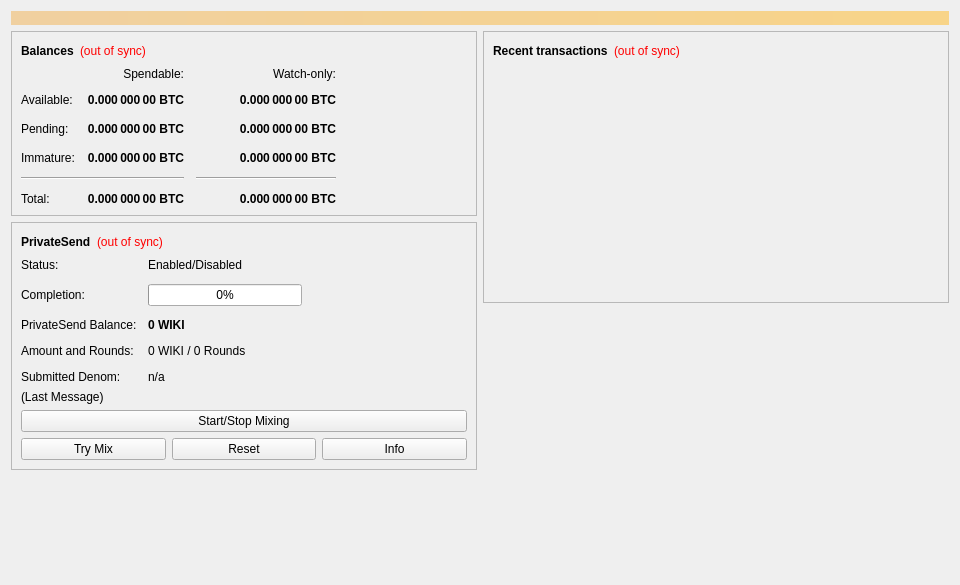
<?xml version="1.0" encoding="UTF-8"?>
<ui version="4.0">
 <class>OverviewPage</class>
 <widget class="QWidget" name="OverviewPage">
  <property name="geometry">
   <rect>
    <x>0</x>
    <y>0</y>
    <width>960</width>
    <height>585</height>
   </rect>
  </property>
  <property name="minimumSize">
   <size>
    <width>960</width>
    <height>0</height>
   </size>
  </property>
  <property name="windowTitle">
   <string>Form</string>
  </property>
  <layout class="QVBoxLayout" name="topLayout">
   <item>
    <widget class="QLabel" name="labelAlerts">
     <property name="visible">
      <bool>false</bool>
     </property>
     <property name="styleSheet">
      <string notr="true">background-color: qlineargradient(x1: 0, y1: 0, x2: 1, y2: 0, stop:0 #F0D0A0, stop:1 #F8D488); color:#000000;</string>
     </property>
     <property name="wordWrap">
      <bool>true</bool>
     </property>
     <property name="margin">
      <number>3</number>
     </property>
    </widget>
   </item>
   <item>
    <layout class="QHBoxLayout" name="horizontalLayout" stretch="1,1">
     <item>
      <layout class="QVBoxLayout" name="verticalLayout_2">
       <item>
        <widget class="QFrame" name="frame">
         <property name="frameShape">
          <enum>QFrame::StyledPanel</enum>
         </property>
         <property name="frameShadow">
          <enum>QFrame::Raised</enum>
         </property>
         <layout class="QVBoxLayout" name="verticalLayout_4">
          <item>
           <layout class="QHBoxLayout" name="horizontalLayout_4">
            <item>
             <widget class="QLabel" name="label_5">
              <property name="font">
               <font>
                <weight>75</weight>
                <bold>true</bold>
               </font>
              </property>
              <property name="text">
               <string>Balances</string>
              </property>
             </widget>
            </item>
            <item>
             <widget class="QLabel" name="labelWalletStatus">
              <property name="toolTip">
               <string>The displayed information may be out of date. Your wallet automatically synchronizes with the Wiki network after a connection is established, but this process has not completed yet.</string>
              </property>
              <property name="styleSheet">
               <string notr="true">QLabel { color: red; }</string>
              </property>
              <property name="text">
               <string notr="true">(out of sync)</string>
              </property>
              <property name="alignment">
               <set>Qt::AlignLeading|Qt::AlignLeft|Qt::AlignVCenter</set>
              </property>
             </widget>
            </item>
            <item>
             <spacer name="horizontalSpacer_3">
              <property name="orientation">
               <enum>Qt::Horizontal</enum>
              </property>
              <property name="sizeHint" stdset="0">
               <size>
                <width>40</width>
                <height>20</height>
               </size>
              </property>
             </spacer>
            </item>
           </layout>
          </item>
          <item>
           <layout class="QGridLayout" name="gridLayout">
            <property name="spacing">
             <number>12</number>
            </property>
            <item row="2" column="2">
             <widget class="QLabel" name="labelWatchPending">
              <property name="font">
               <font>
                <weight>75</weight>
                <bold>true</bold>
               </font>
              </property>
              <property name="cursor">
               <cursorShape>IBeamCursor</cursorShape>
              </property>
              <property name="toolTip">
               <string>Unconfirmed transactions to watch-only addresses</string>
              </property>
              <property name="text">
               <string notr="true">0.000 000 00 BTC</string>
              </property>
              <property name="alignment">
               <set>Qt::AlignRight|Qt::AlignTrailing|Qt::AlignVCenter</set>
              </property>
              <property name="textInteractionFlags">
               <set>Qt::LinksAccessibleByMouse|Qt::TextSelectableByKeyboard|Qt::TextSelectableByMouse</set>
              </property>
             </widget>
            </item>
            <item row="2" column="1">
             <widget class="QLabel" name="labelUnconfirmed">
              <property name="font">
               <font>
                <weight>75</weight>
                <bold>true</bold>
               </font>
              </property>
              <property name="cursor">
               <cursorShape>IBeamCursor</cursorShape>
              </property>
              <property name="toolTip">
               <string>Total of transactions that have yet to be confirmed, and do not yet count toward the spendable balance</string>
              </property>
              <property name="text">
               <string notr="true">0.000 000 00 BTC</string>
              </property>
              <property name="alignment">
               <set>Qt::AlignRight|Qt::AlignTrailing|Qt::AlignVCenter</set>
              </property>
              <property name="textInteractionFlags">
               <set>Qt::LinksAccessibleByMouse|Qt::TextSelectableByKeyboard|Qt::TextSelectableByMouse</set>
              </property>
             </widget>
            </item>
            <item row="3" column="2">
             <widget class="QLabel" name="labelWatchImmature">
              <property name="font">
               <font>
                <weight>75</weight>
                <bold>true</bold>
               </font>
              </property>
              <property name="cursor">
               <cursorShape>IBeamCursor</cursorShape>
              </property>
              <property name="toolTip">
               <string>Mined balance in watch-only addresses that has not yet matured</string>
              </property>
              <property name="text">
               <string notr="true">0.000 000 00 BTC</string>
              </property>
              <property name="alignment">
               <set>Qt::AlignRight|Qt::AlignTrailing|Qt::AlignVCenter</set>
              </property>
              <property name="textInteractionFlags">
               <set>Qt::LinksAccessibleByMouse|Qt::TextSelectableByKeyboard|Qt::TextSelectableByMouse</set>
              </property>
             </widget>
            </item>
            <item row="4" column="0" colspan="2">
             <widget class="Line" name="lineSpendableBalance">
              <property name="orientation">
               <enum>Qt::Horizontal</enum>
              </property>
             </widget>
            </item>
            <item row="4" column="2">
             <widget class="Line" name="lineWatchBalance">
              <property name="sizePolicy">
               <sizepolicy hsizetype="Preferred" vsizetype="Fixed">
                <horstretch>0</horstretch>
                <verstretch>0</verstretch>
               </sizepolicy>
              </property>
              <property name="minimumSize">
               <size>
                <width>140</width>
                <height>0</height>
               </size>
              </property>
              <property name="orientation">
               <enum>Qt::Horizontal</enum>
              </property>
             </widget>
            </item>
            <item row="5" column="0">
             <widget class="QLabel" name="labelTotalText">
              <property name="text">
               <string>Total:</string>
              </property>
             </widget>
            </item>
            <item row="3" column="1">
             <widget class="QLabel" name="labelImmature">
              <property name="font">
               <font>
                <weight>75</weight>
                <bold>true</bold>
               </font>
              </property>
              <property name="cursor">
               <cursorShape>IBeamCursor</cursorShape>
              </property>
              <property name="toolTip">
               <string>Mined balance that has not yet matured</string>
              </property>
              <property name="text">
               <string notr="true">0.000 000 00 BTC</string>
              </property>
              <property name="alignment">
               <set>Qt::AlignRight|Qt::AlignTrailing|Qt::AlignVCenter</set>
              </property>
              <property name="textInteractionFlags">
               <set>Qt::LinksAccessibleByMouse|Qt::TextSelectableByKeyboard|Qt::TextSelectableByMouse</set>
              </property>
             </widget>
            </item>
            <item row="2" column="3">
             <spacer name="horizontalSpacer_2">
              <property name="orientation">
               <enum>Qt::Horizontal</enum>
              </property>
              <property name="sizeHint" stdset="0">
               <size>
                <width>40</width>
                <height>20</height>
               </size>
              </property>
             </spacer>
            </item>
            <item row="3" column="0">
             <widget class="QLabel" name="labelImmatureText">
              <property name="text">
               <string>Immature:</string>
              </property>
             </widget>
            </item>
            <item row="5" column="1">
             <widget class="QLabel" name="labelTotal">
              <property name="font">
               <font>
                <weight>75</weight>
                <bold>true</bold>
               </font>
              </property>
              <property name="cursor">
               <cursorShape>IBeamCursor</cursorShape>
              </property>
              <property name="toolTip">
               <string>Your current total balance</string>
              </property>
              <property name="text">
               <string notr="true">0.000 000 00 BTC</string>
              </property>
              <property name="alignment">
               <set>Qt::AlignRight|Qt::AlignTrailing|Qt::AlignVCenter</set>
              </property>
              <property name="textInteractionFlags">
               <set>Qt::LinksAccessibleByMouse|Qt::TextSelectableByKeyboard|Qt::TextSelectableByMouse</set>
              </property>
             </widget>
            </item>
            <item row="5" column="2">
             <widget class="QLabel" name="labelWatchTotal">
              <property name="font">
               <font>
                <weight>75</weight>
                <bold>true</bold>
               </font>
              </property>
              <property name="cursor">
               <cursorShape>IBeamCursor</cursorShape>
              </property>
              <property name="toolTip">
               <string>Current total balance in watch-only addresses</string>
              </property>
              <property name="text">
               <string notr="true">0.000 000 00 BTC</string>
              </property>
              <property name="alignment">
               <set>Qt::AlignRight|Qt::AlignTrailing|Qt::AlignVCenter</set>
              </property>
              <property name="textInteractionFlags">
               <set>Qt::LinksAccessibleByMouse|Qt::TextSelectableByKeyboard|Qt::TextSelectableByMouse</set>
              </property>
             </widget>
            </item>
            <item row="0" column="2">
             <widget class="QLabel" name="labelWatchonly">
              <property name="text">
               <string>Watch-only:</string>
              </property>
              <property name="alignment">
               <set>Qt::AlignRight|Qt::AlignTrailing|Qt::AlignVCenter</set>
              </property>
             </widget>
            </item>
            <item row="1" column="0">
             <widget class="QLabel" name="labelBalanceText">
              <property name="text">
               <string>Available:</string>
              </property>
             </widget>
            </item>
            <item row="1" column="1">
             <widget class="QLabel" name="labelBalance">
              <property name="font">
               <font>
                <weight>75</weight>
                <bold>true</bold>
               </font>
              </property>
              <property name="cursor">
               <cursorShape>IBeamCursor</cursorShape>
              </property>
              <property name="toolTip">
               <string>Your current spendable balance</string>
              </property>
              <property name="text">
               <string notr="true">0.000 000 00 BTC</string>
              </property>
              <property name="alignment">
               <set>Qt::AlignRight|Qt::AlignTrailing|Qt::AlignVCenter</set>
              </property>
              <property name="textInteractionFlags">
               <set>Qt::LinksAccessibleByMouse|Qt::TextSelectableByKeyboard|Qt::TextSelectableByMouse</set>
              </property>
             </widget>
            </item>
            <item row="1" column="2">
             <widget class="QLabel" name="labelWatchAvailable">
              <property name="font">
               <font>
                <weight>75</weight>
                <bold>true</bold>
               </font>
              </property>
              <property name="cursor">
               <cursorShape>IBeamCursor</cursorShape>
              </property>
              <property name="toolTip">
               <string>Your current balance in watch-only addresses</string>
              </property>
              <property name="text">
               <string notr="true">0.000 000 00 BTC</string>
              </property>
              <property name="alignment">
               <set>Qt::AlignRight|Qt::AlignTrailing|Qt::AlignVCenter</set>
              </property>
              <property name="textInteractionFlags">
               <set>Qt::LinksAccessibleByMouse|Qt::TextSelectableByKeyboard|Qt::TextSelectableByMouse</set>
              </property>
             </widget>
            </item>
            <item row="2" column="0">
             <widget class="QLabel" name="labelPendingText">
              <property name="text">
               <string>Pending:</string>
              </property>
             </widget>
            </item>
            <item row="0" column="1">
             <widget class="QLabel" name="labelSpendable">
              <property name="text">
               <string>Spendable:</string>
              </property>
              <property name="alignment">
               <set>Qt::AlignRight|Qt::AlignTrailing|Qt::AlignVCenter</set>
              </property>
             </widget>
            </item>
           </layout>
          </item>
         </layout>
        </widget>
       </item>
       <item>
        <widget class="QFrame" name="framePrivateSend">
         <property name="layoutDirection">
          <enum>Qt::LeftToRight</enum>
         </property>
         <property name="frameShape">
          <enum>QFrame::StyledPanel</enum>
         </property>
         <property name="frameShadow">
          <enum>QFrame::Raised</enum>
         </property>
         <layout class="QVBoxLayout" name="VerticalLayout_PS1">
          <item>
           <layout class="QHBoxLayout" name="horizontalLayout_5">
            <item>
             <widget class="QLabel" name="labelPrivateSendHeader">
              <property name="font">
               <font>
                <weight>75</weight>
                <bold>true</bold>
               </font>
              </property>
              <property name="text">
               <string>PrivateSend</string>
              </property>
             </widget>
            </item>
            <item>
             <widget class="QLabel" name="labelPrivateSendSyncStatus">
              <property name="toolTip">
               <string>The displayed information may be out of date. Your wallet automatically synchronizes with the Wiki network after a connection is established, but this process has not completed yet.</string>
              </property>
              <property name="styleSheet">
               <string notr="true">QLabel { color: red; }</string>
              </property>
              <property name="text">
               <string notr="true">(out of sync)</string>
              </property>
              <property name="alignment">
               <set>Qt::AlignLeading|Qt::AlignLeft|Qt::AlignVCenter</set>
              </property>
             </widget>
            </item>
            <item>
             <spacer name="horizontalSpacer_4">
              <property name="orientation">
               <enum>Qt::Horizontal</enum>
              </property>
              <property name="sizeHint" stdset="0">
               <size>
                <width>40</width>
                <height>20</height>
               </size>
              </property>
             </spacer>
            </item>
           </layout>
          </item>
          <item>
           <layout class="QFormLayout" name="privateSendFormLayout">
            <property name="fieldGrowthPolicy">
             <enum>QFormLayout::AllNonFixedFieldsGrow</enum>
            </property>
            <property name="horizontalSpacing">
             <number>11</number>
            </property>
            <property name="verticalSpacing">
             <number>12</number>
            </property>
            <item row="0" column="0">
             <widget class="QLabel" name="labelPrivateSendEnabledText">
              <property name="text">
               <string>Status:</string>
              </property>
             </widget>
            </item>
            <item row="0" column="1">
             <widget class="QLabel" name="labelPrivateSendEnabled">
              <property name="text">
               <string>Enabled/Disabled</string>
              </property>
             </widget>
            </item>
            <item row="1" column="0">
             <widget class="QLabel" name="labelCompletitionText">
              <property name="text">
               <string>Completion:</string>
              </property>
             </widget>
            </item>
            <item row="1" column="1">
             <widget class="QProgressBar" name="privateSendProgress">
              <property name="maximumSize">
               <size>
                <width>154</width>
                <height>16777215</height>
               </size>
              </property>
              <property name="value">
               <number>0</number>
              </property>
             </widget>
            </item>
            <item row="2" column="0">
             <widget class="QLabel" name="labelAnonymizedText">
              <property name="text">
               <string>PrivateSend Balance:</string>
              </property>
             </widget>
            </item>
            <item row="2" column="1">
             <widget class="QLabel" name="labelAnonymized">
              <property name="font">
               <font>
                <weight>75</weight>
                <bold>true</bold>
               </font>
              </property>
              <property name="text">
               <string notr="true">0 WIKI</string>
              </property>
             </widget>
            </item>
            <item row="3" column="0">
             <widget class="QLabel" name="labelAmountAndRoundsText">
              <property name="text">
               <string>Amount and Rounds:</string>
              </property>
             </widget>
            </item>
            <item row="3" column="1">
             <widget class="QLabel" name="labelAmountRounds">
              <property name="text">
               <string>0 WIKI / 0 Rounds</string>
              </property>
             </widget>
            </item>
            <item row="4" column="0">
             <widget class="QLabel" name="labelSubmittedDenomText">
              <property name="text">
               <string>Submitted Denom:</string>
              </property>
             </widget>
            </item>
            <item row="4" column="1">
             <widget class="QLabel" name="labelSubmittedDenom">
              <property name="toolTip">
               <string>The denominations you submitted to the Masternode.&lt;br&gt;To mix, other users must submit the exact same denominations.</string>
              </property>
              <property name="text">
               <string>n/a</string>
              </property>
             </widget>
            </item>
           </layout>
          </item>
          <item>
           <layout class="QVBoxLayout" name="VerticalLayout_PS">
            <item>
             <widget class="QLabel" name="labelPrivateSendLastMessage">
              <property name="text">
               <string>(Last Message)</string>
              </property>
              <property name="alignment">
               <set>Qt::AlignLeading|Qt::AlignLeft|Qt::AlignTop</set>
              </property>
              <property name="wordWrap">
               <bool>true</bool>
              </property>
             </widget>
            </item>
            <item>
             <widget class="QPushButton" name="togglePrivateSend">
              <property name="sizePolicy">
               <sizepolicy hsizetype="MinimumExpanding" vsizetype="Fixed">
                <horstretch>0</horstretch>
                <verstretch>0</verstretch>
               </sizepolicy>
              </property>
              <property name="text">
               <string>Start/Stop Mixing</string>
              </property>
             </widget>
            </item>
            <item>
             <layout class="QHBoxLayout" name="horizontalLayout_debugbuttons">
              <item>
               <widget class="QPushButton" name="privateSendAuto">
                <property name="sizePolicy">
                 <sizepolicy hsizetype="MinimumExpanding" vsizetype="Fixed">
                  <horstretch>0</horstretch>
                  <verstretch>0</verstretch>
                 </sizepolicy>
                </property>
                <property name="toolTip">
                 <string>Try to manually submit a PrivateSend request.</string>
                </property>
                <property name="text">
                 <string>Try Mix</string>
                </property>
               </widget>
              </item>
              <item>
               <widget class="QPushButton" name="privateSendReset">
                <property name="sizePolicy">
                 <sizepolicy hsizetype="MinimumExpanding" vsizetype="Fixed">
                  <horstretch>0</horstretch>
                  <verstretch>0</verstretch>
                 </sizepolicy>
                </property>
                <property name="toolTip">
                 <string>Reset the current status of PrivateSend (can interrupt PrivateSend if it's in the process of Mixing, which can cost you money!)</string>
                </property>
                <property name="autoFillBackground">
                 <bool>false</bool>
                </property>
                <property name="text">
                 <string>Reset</string>
                </property>
               </widget>
              </item>
              <item>
               <widget class="QPushButton" name="privateSendInfo">
                <property name="sizePolicy">
                 <sizepolicy hsizetype="MinimumExpanding" vsizetype="Fixed">
                  <horstretch>0</horstretch>
                  <verstretch>0</verstretch>
                 </sizepolicy>
                </property>
                <property name="toolTip">
                 <string>Information about PrivateSend and Mixing</string>
                </property>
                <property name="text">
                 <string>Info</string>
                </property>
               </widget>
              </item>
             </layout>
            </item>
           </layout>
          </item>
         </layout>
        </widget>
       </item>
       <item>
        <spacer name="verticalSpacer">
         <property name="orientation">
          <enum>Qt::Vertical</enum>
         </property>
         <property name="sizeHint" stdset="0">
          <size>
           <width>20</width>
           <height>40</height>
          </size>
         </property>
        </spacer>
       </item>
      </layout>
     </item>
     <item>
      <layout class="QVBoxLayout" name="verticalLayout_3">
       <item>
        <widget class="QFrame" name="frame_2">
         <property name="frameShape">
          <enum>QFrame::StyledPanel</enum>
         </property>
         <property name="frameShadow">
          <enum>QFrame::Raised</enum>
         </property>
         <layout class="QVBoxLayout" name="verticalLayout">
          <item>
           <layout class="QHBoxLayout" name="horizontalLayout_2">
            <item>
             <widget class="QLabel" name="label_4">
              <property name="font">
               <font>
                <weight>75</weight>
                <bold>true</bold>
               </font>
              </property>
              <property name="text">
               <string>Recent transactions</string>
              </property>
             </widget>
            </item>
            <item>
             <widget class="QLabel" name="labelTransactionsStatus">
              <property name="toolTip">
               <string>The displayed information may be out of date. Your wallet automatically synchronizes with the Wiki network after a connection is established, but this process has not completed yet.</string>
              </property>
              <property name="styleSheet">
               <string notr="true">QLabel { color: red; }</string>
              </property>
              <property name="text">
               <string notr="true">(out of sync)</string>
              </property>
              <property name="alignment">
               <set>Qt::AlignLeading|Qt::AlignLeft|Qt::AlignVCenter</set>
              </property>
             </widget>
            </item>
            <item>
             <spacer name="horizontalSpacer">
              <property name="orientation">
               <enum>Qt::Horizontal</enum>
              </property>
              <property name="sizeHint" stdset="0">
               <size>
                <width>40</width>
                <height>20</height>
               </size>
              </property>
             </spacer>
            </item>
           </layout>
          </item>
          <item>
           <widget class="QListView" name="listTransactions">
            <property name="styleSheet">
             <string notr="true">QListView { background: transparent; }</string>
            </property>
            <property name="frameShape">
             <enum>QFrame::NoFrame</enum>
            </property>
            <property name="verticalScrollBarPolicy">
             <enum>Qt::ScrollBarAlwaysOff</enum>
            </property>
            <property name="horizontalScrollBarPolicy">
             <enum>Qt::ScrollBarAlwaysOff</enum>
            </property>
            <property name="selectionMode">
             <enum>QAbstractItemView::NoSelection</enum>
            </property>
           </widget>
          </item>
         </layout>
        </widget>
       </item>
       <item>
        <spacer name="verticalSpacer_2">
         <property name="orientation">
          <enum>Qt::Vertical</enum>
         </property>
         <property name="sizeHint" stdset="0">
          <size>
           <width>20</width>
           <height>40</height>
          </size>
         </property>
        </spacer>
       </item>
      </layout>
     </item>
    </layout>
   </item>
  </layout>
 </widget>
 <resources/>
 <connections/>
</ui>
